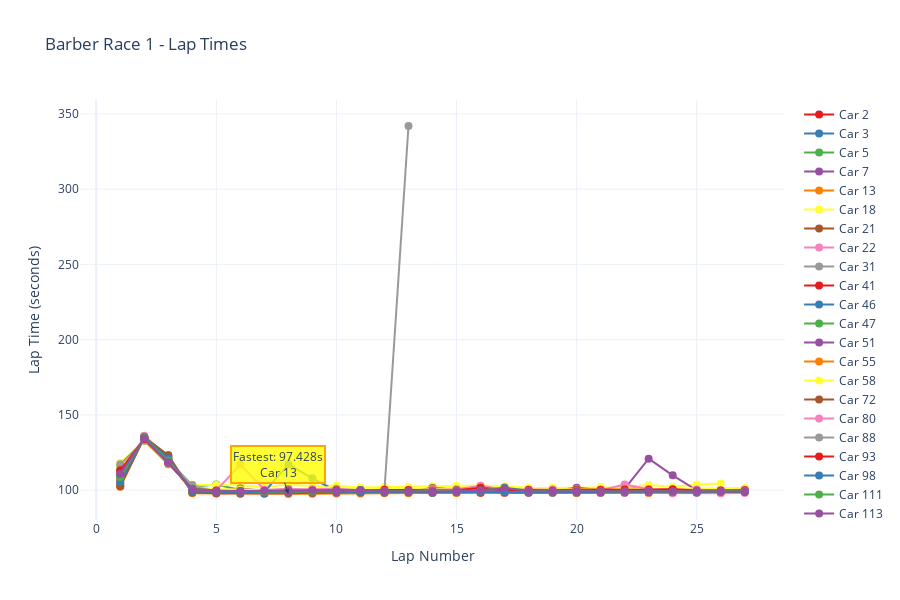

The notebook cell this image was saved under:
### Markdown cell above
# Create interactive lap time chart


The interactive chart displays real lap times for each driver with:
* Individual driver traces in different colors
* Interactive hover information
* Fastest lap annotation
* Lap time progression analysis

### Code cell
# Import visualization function
from toyota_gr_cup_analytics.visualization import create_lap_time_chart

# Create lap time chart
lap_chart = create_lap_time_chart(lap_data, "Barber Race 1 - Lap Times")
lap_chart.show()

### Figure 1 — Plotly figure (JSON) as saved in the notebook; plotly's stock layout.template omitted (floating-point values rounded to 4 significant figures)
{"data": [{"hovertemplate": "Car #2: %{y:.3f}s<extra></extra>", "line": {"color": "rgb(228,26,28)"}, "marker": {"size": 8}, "mode": "lines+markers", "name": "Car 2", "type": "scatter", "x": [1, 2, 3, 4, 5, 6, 7, 8, 9, 10, 11, 12, 13, 14, 15, 16, 17, 18, 19, 20, 21, 22, 23, 24, 25, 26, 27], "y": [104.1, 135.5, 121.7, 98.74, 98.33, 98.38, 98.53, 98.76, 99.44, 99.14, 98.59, 98.53, 98.56, 98.37, 98.66, 98.71, 98.37, 98.5, 98.49, 98.37, 98.37, 98.61, 98.6, 98.84, 98.78, 99.14, 98.98]}, {"hovertemplate": "Car #3: %{y:.3f}s<extra></extra>", "line": {"color": "rgb(55,126,184)"}, "marker": {"size": 8}, "mode": "lines+markers", "name": "Car 3", "type": "scatter", "x": [1, 2, 3, 4, 5, 6, 7, 8, 9, 10, 11, 12, 13, 14, 15, 16, 17, 18, 19, 20, 21, 22, 23, 24, 25, 26, 27], "y": [114.2, 133.7, 118.0, 100.9, 99.72, 100.3, 99.39, 99.87, 99.17, 99.28, 99.95, 100.1, 100.2, 99.82, 99.71, 100.2, 100.2, 99.61, 99.79, 99.55, 99.81, 99.98, 100.3, 99.97, 100.1, 99.69, 100.1]}, {"hovertemplate": "Car #5: %{y:.3f}s<extra></extra>", "line": {"color": "rgb(77,175,74)"}, "marker": {"size": 8}, "mode": "lines+markers", "name": "Car 5", "type": "scatter", "x": [1, 2, 3, 4, 5, 6, 7, 8, 9, 10, 11, 12, 13, 14, 15, 16, 17, 18, 19, 20, 21, 22, 23, 24, 25, 26, 27], "y": [115.5, 133.5, 117.9, 102.2, 103.7, 100.1, 99.9, 99.45, 99.48, 100.2, 99.85, 99.31, 99.47, 99.62, 100.6, 99.48, 99.66, 99.52, 99.62, 99.25, 99.93, 103.1, 99.08, 99.28, 99.35, 99.77, 99.21]}, {"hovertemplate": "Car #7: %{y:.3f}s<extra></extra>", "line": {"color": "rgb(152,78,163)"}, "marker": {"size": 8}, "mode": "lines+markers", "name": "Car 7", "type": "scatter", "x": [1, 2, 3, 4, 5, 6, 7, 8, 9, 10, 11, 12, 13, 14, 15, 16, 17, 18, 19, 20, 21, 22, 23, 24, 25, 26, 27], "y": [107.3, 135.1, 120.1, 99.06, 99.14, 98.9, 98.8, 99.05, 98.58, 98.6, 98.66, 98.79, 98.76, 98.59, 99.2, 99.06, 98.87, 99.23, 99.05, 98.9, 99.27, 98.92, 98.76, 98.89, 98.92, 99.11, 99.18]}, {"hovertemplate": "Car #13: %{y:.3f}s<extra></extra>", "line": {"color": "rgb(255,127,0)"}, "marker": {"size": 8}, "mode": "lines+markers", "name": "Car 13", "type": "scatter", "x": [1, 2, 3, 4, 5, 6, 7, 8, 9, 10, 11, 12, 13, 14, 15, 16, 17, 18, 19, 20, 21, 22, 23, 24, 25, 26, 27], "y": [102.3, 135.0, 123.1, 97.86, 97.8, 97.54, 97.51, 97.43, 97.64, 97.68, 97.69, 97.95, 97.92, 98.1, 98.26, 98.84, 98.3, 98.29, 98.48, 98.42, 98.28, 98.27, 98.2, 98.33, 98.63, 98.55, 98.69]}, {"hovertemplate": "Car #18: %{y:.3f}s<extra></extra>", "line": {"color": "rgb(255,255,51)"}, "marker": {"size": 8}, "mode": "lines+markers", "name": "Car 18", "type": "scatter", "x": [1, 2, 3, 4, 5, 6, 7, 8, 9, 10, 11, 12, 13, 14, 15, 16, 17, 18, 19, 20, 21, 22, 23, 24, 25, 26], "y": [118.2, 132.5, 117.2, 103.6, 103.4, 103.2, 102.1, 103.5, 102.7, 103.0, 101.7, 102.1, 102.1, 102.6, 102.8, 103.2, 102.5, 101.5, 101.4, 101.7, 102.1, 102.0, 103.4, 102.2, 103.7, 104.4]}, {"hovertemplate": "Car #21: %{y:.3f}s<extra></extra>", "line": {"color": "rgb(166,86,40)"}, "marker": {"size": 8}, "mode": "lines+markers", "name": "Car 21", "type": "scatter", "x": [1, 2, 3, 4, 5, 6, 7, 8, 9, 10, 11, 12, 13, 14, 15, 16, 17, 18, 19, 20, 21, 22, 23, 24, 25, 26, 27], "y": [111.5, 134.2, 118.5, 99.92, 99.24, 99.61, 99.41, 99.0, 99.45, 99.91, 99.6, 99.3, 99.5, 101.4, 100.5, 99.53, 99.27, 99.16, 99.09, 98.91, 98.78, 99.4, 99.14, 99.26, 99.4, 99.13, 99.51]}, {"hovertemplate": "Car #22: %{y:.3f}s<extra></extra>", "line": {"color": "rgb(247,129,191)"}, "marker": {"size": 8}, "mode": "lines+markers", "name": "Car 22", "type": "scatter", "x": [1, 2, 3, 4, 5, 6, 7, 8, 9, 10, 11, 12, 13, 14, 15, 16, 17, 18, 19, 20, 21, 22, 23, 24, 25, 26, 27], "y": [103.0, 136.2, 121.9, 98.72, 97.9, 97.79, 97.75, 98.01, 98.11, 98.08, 98.46, 98.37, 98.63, 99.0, 98.75, 98.26, 98.04, 98.31, 98.17, 98.09, 98.08, 98.13, 98.11, 97.88, 98.14, 97.88, 98.04]}, {"hovertemplate": "Car #31: %{y:.3f}s<extra></extra>", "line": {"color": "rgb(153,153,153)"}, "marker": {"size": 8}, "mode": "lines+markers", "name": "Car 31", "type": "scatter", "x": [1, 2, 3, 4, 5, 6, 7, 8, 9, 10, 11, 12, 13, 14, 15, 16, 17, 18, 19, 20, 21, 22, 23, 24, 25, 26, 27], "y": [107.9, 135.1, 119.7, 103.3, 99.44, 99.32, 98.54, 98.82, 99.05, 100.1, 99.96, 99.1, 99.19, 100.9, 100.8, 99.56, 99.26, 99.27, 99.15, 99.37, 99.42, 98.72, 99.46, 99.53, 99.04, 99.1, 99.19]}, {"hovertemplate": "Car #41: %{y:.3f}s<extra></extra>", "line": {"color": "rgb(228,26,28)"}, "marker": {"size": 8}, "mode": "lines+markers", "name": "Car 41", "type": "scatter", "x": [1, 2, 3, 4, 5, 6, 7, 8, 9, 10, 11, 12, 13, 14, 15, 16, 17, 18, 19, 20, 21, 22, 23, 24, 25, 26, 27], "y": [110.1, 134.5, 118.8, 99.58, 98.62, 98.58, 98.69, 99.13, 98.67, 98.91, 98.64, 99.0, 98.54, 98.39, 98.81, 99.17, 98.91, 99.08, 99.08, 99.06, 99.13, 99.04, 99.07, 98.7, 98.78, 98.88, 99.08]}, {"hovertemplate": "Car #46: %{y:.3f}s<extra></extra>", "line": {"color": "rgb(55,126,184)"}, "marker": {"size": 8}, "mode": "lines+markers", "name": "Car 46", "type": "scatter", "x": [1, 2, 3, 4, 5, 6, 7, 8, 9, 10, 11, 12, 13, 14, 15, 16, 17, 18, 19, 20, 21, 22, 23, 24, 25, 26, 27], "y": [109.6, 134.5, 119.0, 99.53, 98.34, 98.77, 98.77, 117.2, 107.9, 99.47, 98.4, 98.61, 98.84, 98.2, 100.6, 98.8, 98.78, 99.05, 98.97, 98.73, 98.91, 98.89, 99.05, 99.45, 99.35, 100.3, 99.6]}, {"hovertemplate": "Car #47: %{y:.3f}s<extra></extra>", "line": {"color": "rgb(77,175,74)"}, "marker": {"size": 8}, "mode": "lines+markers", "name": "Car 47", "type": "scatter", "x": [1, 2, 3, 4, 5, 6, 7, 8, 9, 10, 11, 12, 13, 14, 15, 16, 17, 18, 19, 20, 21, 22, 23, 24, 25, 26, 27], "y": [104.8, 135.3, 121.4, 98.74, 98.37, 98.6, 98.25, 98.79, 99.81, 98.88, 98.56, 98.63, 98.47, 98.54, 98.54, 98.65, 98.51, 98.62, 98.35, 98.46, 98.35, 98.4, 98.59, 98.95, 98.52, 99.64, 98.68]}, {"hovertemplate": "Car #51: %{y:.3f}s<extra></extra>", "line": {"color": "rgb(152,78,163)"}, "marker": {"size": 8}, "mode": "lines+markers", "name": "Car 51", "type": "scatter", "x": [1, 2, 3, 4, 5, 6, 7, 8, 9, 10, 11, 12, 13, 14, 15, 16, 17, 18, 19, 20, 21, 22, 23, 24, 25, 26, 27], "y": [112.7, 134.1, 118.3, 100.4, 99.66, 101.1, 99.52, 100.7, 99.53, 100.4, 99.94, 99.41, 99.75, 99.54, 99.78, 101.6, 99.84, 100.0, 99.66, 101.6, 100.2, 100.9, 120.9, 109.8, 99.86, 99.97, 100.4]}, {"hovertemplate": "Car #55: %{y:.3f}s<extra></extra>", "line": {"color": "rgb(255,127,0)"}, "marker": {"size": 8}, "mode": "lines+markers", "name": "Car 55", "type": "scatter", "x": [1, 2, 3, 4, 5, 6, 7, 8, 9, 10, 11, 12, 13, 14, 15, 16, 17, 18, 19, 20, 21, 22, 23, 24, 25, 26, 27], "y": [106.5, 135.1, 120.4, 98.68, 98.97, 98.33, 98.09, 98.52, 99.31, 98.4, 98.46, 98.41, 98.25, 98.39, 98.15, 98.33, 98.38, 98.55, 98.62, 98.16, 98.4, 98.55, 98.27, 98.58, 98.64, 98.66, 99.05]}, {"hovertemplate": "Car #58: %{y:.3f}s<extra></extra>", "line": {"color": "rgb(255,255,51)"}, "marker": {"size": 8}, "mode": "lines+markers", "name": "Car 58", "type": "scatter", "x": [1, 2, 3, 4, 5, 6, 7, 8, 9, 10, 11, 12, 13, 14, 15, 16, 17, 18, 19, 20, 21, 22, 23, 24, 25, 26, 27], "y": [114.8, 133.7, 118.1, 101.9, 100.8, 100.4, 100.2, 100.2, 100.5, 102.7, 100.6, 101.0, 101.1, 100.3, 101.6, 101.5, 100.7, 100.9, 101.5, 100.6, 101.4, 100.7, 100.9, 100.8, 100.9, 101.0, 101.4]}, {"hovertemplate": "Car #72: %{y:.3f}s<extra></extra>", "line": {"color": "rgb(166,86,40)"}, "marker": {"size": 8}, "mode": "lines+markers", "name": "Car 72", "type": "scatter", "x": [1, 2, 3, 4, 5, 6, 7, 8, 9, 10, 11, 12, 13, 14, 15, 16, 17, 18, 19, 20, 21, 22, 23, 24, 25, 26, 27], "y": [102.7, 134.9, 123.2, 98.43, 97.94, 97.83, 97.74, 98.1, 98.12, 98.28, 98.41, 98.35, 98.78, 99.3, 99.02, 98.25, 98.45, 98.46, 98.98, 98.56, 98.72, 98.77, 98.79, 98.97, 98.96, 98.88, 98.87]}, {"hovertemplate": "Car #80: %{y:.3f}s<extra></extra>", "line": {"color": "rgb(247,129,191)"}, "marker": {"size": 8}, "mode": "lines+markers", "name": "Car 80", "type": "scatter", "x": [1, 2, 3, 4, 5, 6, 7, 8, 9, 10, 11, 12, 13, 14, 15, 16, 17, 18, 19, 20, 21, 22, 23, 24, 25, 26, 27], "y": [112.0, 134.3, 118.2, 100.5, 99.81, 117.0, 100.3, 100.7, 100.6, 100.8, 99.93, 99.81, 100.1, 100.3, 100.6, 102.9, 100.2, 100.4, 100.5, 100.2, 99.99, 103.8, 100.7, 100.5, 100.4, 99.93, 100.3]}, {"hovertemplate": "Car #88: %{y:.3f}s<extra></extra>", "line": {"color": "rgb(153,153,153)"}, "marker": {"size": 8}, "mode": "lines+markers", "name": "Car 88", "type": "scatter", "x": [1, 2, 3, 4, 5, 6, 7, 8, 9, 10, 11, 12, 13], "y": [117.1, 132.9, 117.2, 102.2, 99.44, 99.12, 98.84, 99.93, 99.67, 100.4, 99.93, 99.94, 342.0]}, {"hovertemplate": "Car #93: %{y:.3f}s<extra></extra>", "line": {"color": "rgb(228,26,28)"}, "marker": {"size": 8}, "mode": "lines+markers", "name": "Car 93", "type": "scatter", "x": [1, 2, 3, 4, 5, 6, 7, 8, 9, 10, 11, 12, 13, 14, 15, 16, 17, 18, 19, 20, 21, 22, 23, 24, 25, 26, 27], "y": [113.2, 134.0, 118.3, 100.8, 99.79, 99.33, 99.53, 99.67, 99.69, 99.91, 99.73, 100.3, 100.1, 99.73, 99.88, 101.6, 100.1, 100.1, 99.75, 100.4, 100.3, 100.4, 100.2, 100.6, 99.82, 99.78, 99.86]}, {"hovertemplate": "Car #98: %{y:.3f}s<extra></extra>", "line": {"color": "rgb(55,126,184)"}, "marker": {"size": 8}, "mode": "lines+markers", "name": "Car 98", "type": "scatter", "x": [1, 2, 3, 4, 5, 6, 7, 8, 9, 10, 11, 12, 13, 14, 15, 16, 17, 18, 19, 20, 21, 22, 23, 24, 25, 26, 27], "y": [105.4, 135.1, 121.1, 99.3, 98.98, 98.35, 98.09, 98.54, 99.55, 98.86, 98.78, 98.57, 98.66, 98.3, 98.56, 98.71, 98.91, 98.45, 98.36, 98.5, 98.46, 98.57, 98.77, 98.64, 98.49, 99.02, 99.09]}, {"hovertemplate": "Car #111: %{y:.3f}s<extra></extra>", "line": {"color": "rgb(77,175,74)"}, "marker": {"size": 8}, "mode": "lines+markers", "name": "Car 111", "type": "scatter", "x": [1, 2, 3, 4, 5, 6, 7, 8, 9, 10, 11, 12, 13, 14, 15, 16, 17, 18, 19, 20, 21, 22, 23, 24, 25, 26, 27], "y": [108.7, 134.8, 119.5, 100.8, 99.29, 99.51, 99.14, 99.3, 99.06, 99.21, 100.0, 99.39, 99.28, 99.57, 99.75, 99.7, 101.8, 99.66, 99.21, 99.71, 99.21, 99.03, 99.49, 98.94, 99.24, 99.17, 99.43]}, {"hovertemplate": "Car #113: %{y:.3f}s<extra></extra>", "line": {"color": "rgb(152,78,163)"}, "marker": {"size": 8}, "mode": "lines+markers", "name": "Car 113", "type": "scatter", "x": [1, 2, 3, 4, 5, 6, 7, 8, 9, 10, 11, 12, 13, 14, 15, 16, 17, 18, 19, 20, 21, 22, 23, 24, 25, 26, 27], "y": [110.8, 134.3, 118.5, 100.8, 99.19, 99.46, 99.52, 99.28, 99.77, 99.18, 100.1, 99.23, 99.07, 99.06, 99.27, 99.81, 101.2, 99.41, 99.22, 99.17, 99.12, 99.25, 99.23, 99.31, 99.26, 99.14, 99.11]}], "layout": {"annotations": [{"arrowhead": 2, "bgcolor": "rgba(255,255,0,0.8)", "bordercolor": "orange", "borderwidth": 2, "showarrow": true, "text": "Fastest: 97.428s<br>Car 13", "x": 8, "y": 97.43}], "height": 600, "hoverlabel": {"align": "left", "bgcolor": "white", "font": {"family": "monospace", "size": 12}}, "hovermode": "x unified", "showlegend": true, "title": {"text": "Barber Race 1 - Lap Times"}, "xaxis": {"title": {"text": "Lap Number"}}, "yaxis": {"title": {"text": "Lap Time (seconds)"}}}}
